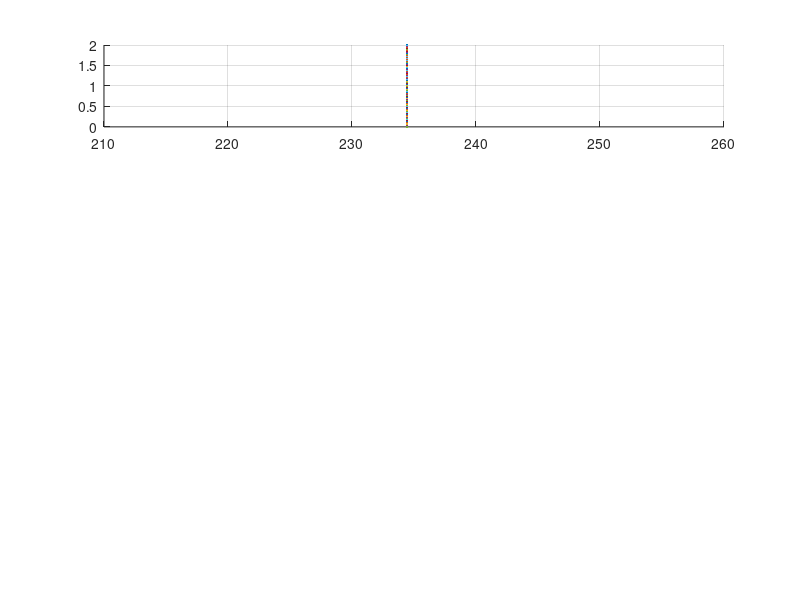

Recreate this plot in MATLAB. (Note: this script raises an error after producing the figure.)
% voltage calculations
Vs = 3.3;
Rp = 500;
Rs = 330;
ADCmax = 1023;
Az = (0:2:360); 
A  = Az / 360;
Rw = 0;
% 
% Vt = Vs * ((Rp *    A)  ./ (Rp *    A  + Rb));
% Vb = Vs * ((Rp * (1-A)) ./ (Rp * (1-A) + Rb));

% worksheet 4/30/22



%% Top formulas
Rt = Rp * Az / 360 ; % Resistor top from azimuth
Vt = Vs .* Rt ./ (Rs + Rt); % voltage reading by resistor top and bottom divider rule
%Vt = Vs * (Rp * Az / 360)  / (Rs + (Rp * Az / 360));  % plug in Rt = F(az), resistor from azimuth
%Vt * (Rs + (Rp * Az / 360)) = Vs * (Rp * Az / 360);   % multiply both sides by denominator
%Vt * Rs + Vt * Rp * Az / 360 = Vs * Rp * Az / 360;    % multiply through by Vt
%Vt * Rs = Vs * Rp * Az / 360 - Vt * Rp * Az / 360;    % Bring Az to one side
%Vs * Rp * Az / 360 - Vt * Rp * Az / 360 = Vt * Rs;    % reverse sides 
%Az * (Vs * Rp / 360 - Vt * Rp / 360) = Vt * Rs;       % factor out Az
%Az * Rp / 360 * (Vs - Vt) = Vt * Rs;                  % factor out Rp/360
%Az * Rp / 360 = Vt * Rs / (Vs - Vt);                  % move (Vs - Vt) to right
%Az = (360 / Rp) * Vt * Rs / (Vs - Vt);                % move Rp / 360 to right
AzTop = 360 / Rp * Rs .* Vt ./ (Vs - Vt);                  % rearrange

%% Bottom formulas, assuming Vwiper = 0
Rb = Rp * (1 - Az / 360);
Vb  = Vs .* Rb                  ./ (Rs + Rb); % V bottom assuming Vwiper = 0
% Vb = Vs * (Rp * (1 - Az / 360)) / (Rs + (Rp * (1 - Az / 360)));           % plug in resistor from azimuth
% Vb * (Rs + (Rp * (1 - Az / 360))) = Vs * (Rp * (1 - Az / 360));           % multiply both sides by denominator
% Vb * (Rs + (Rp - Rp * Az / 360))  = Vs * (Rp - Rp * Az / 360);            % multiply through by Rp
% Vb * Rs + Vb * Rp - Vb * Rp * Az / 360 = Vs * Rp - Vs * Rp * Az / 360));  % multiply through by Vb and Vs
% Vb * Rs + Vb * Rp = Vs * Rp - Vs * Rp * Az / 360 + Vb * Rp * Az / 360;    % move Az to right
% Vb * Rs + Vb * Rp - Vs * Rp = Vb * Rp * Az / 360 - Vs * Rp * Az / 360 ;   % isolate Az on right
% Vb * Rp * Az / 360 - Vs * Rp * Az / 360 = Vb * Rs + Vb * Rp - Vs * Rp;    % swap sides
% Az * (Vb * Rp / 360 - Vs * Rp / 360)    = Vb * Rs + Vb * Rp - Vs * Rp;    % factor out Az
% Az * Rp / 360 * (Vb - Vs)               = Vb * Rs + Vb * Rp - Vs * Rp;    % factor out Rp/360
% Az * (Vb - Vs)              = 360 / Rp * (Vb * Rs + Vb * Rp - Vs * Rp);        % move Rp / 360 to right
% Az * (Vb - Vs)                   = 360 * (Vb * Rs + Vb * Rp - Vs * Rp) / Rp;   % move Rp to end
Az = 360 * (Vb * Rs + Vb .* Rp - Vs * Rp) / (Rp * (Vb - Vs));                    % move (Vb - Vs) to right

ADCt = Vt / Vs * ADCmax;
ADCb = Vb / Vs * ADCmax;

It = (Vs - Vt) / Rs;
Ib = (Vs - Vb) / Rs;

SubPlotCnt = 4;
SubPlotIdx = 1;
figure(1); clf;
subplot(SubPlotCnt, 1, SubPlotIdx); hold on; grid on;

plot(Az, Vt);
plot(Az, Vb);
xlim([ min(Az) max(Az)]);
title('ADC Voltage vs Azimuth');
xlabel('angle (deg)');
ylabel('ADC Voltage');

SubPlotIdx = SubPlotIdx + 1; 
subplot(SubPlotCnt, 1, 2); hold on; grid on;
plot(Az, ADCt);
plot(Az, ADCb);
xlim([ min(Az) max(Az)]);
title('ADC reading vs Azimuth');
xlabel('angle (deg)');
ylabel('ADC reading');

SubPlotIdx = SubPlotIdx + 1; 
subplot(SubPlotCnt, 1, SubPlotIdx); hold on; grid on;
plot(Az, AzTop);
plot(Az, AzBot);
xlim([ min(Az) max(Az)]);
title('ADC calculated vs Azimuth input');
xlabel('angle (deg)');
ylabel('Angle calculated(deg)');

SubPlotIdx = SubPlotIdx + 1; 
subplot(SubPlotCnt, 1, SubPlotIdx); hold on; grid on;
plot(Az, It);
plot(Az, Ib);
plot(Az, It + Ib);
xlim([ min(Az) max(Az)]);
title('Wiper current vs Azimuth input');
xlabel('Wiper current (Amps)');
ylabel('Angle calculated(deg)');


%% Earlier attempts, some successful
%% solve for A interms of Vt and resistor constants
% Vt = Vs * ((Rp * A)  ./ (Rp * A + Rb));
% Vt * (Rp * A + Rb) = Vs * ((Rp * A));  
% Vt * (Rp * A + Rb) = Vs * Rp * A;
% (Rp * A + Rb) = Vs / Vt * Rp * A;
% Rp * A = ((Vs / Vt) * Rp * A) - Rb;
% Rp * A - ((Vs / Vt) * Rp * A) = -Rb;
% ((Vs / Vt) * Rp * A) - (Rp * A) = Rb;
% A * ((Vs / Vt) * Rp) - Rp = Rb;
% A = Rb / (((Vs / Vt) * Rp) - Rp);

%% solve for A in terms of Vb and resistors constants
% Vb * (Rp * (1-A) + Rb) = Vs * ((Rp * (1-A)));
% Vb * (Rp * (1-A) + Rb) = Vs * Rp * (1-A);
% (Rp * (1-A) + Rb) = Vs / Vb * Rp * (1-A);
% (Rp * (1-A)) - ((Vs / Vb) * Rp * (1-A)) = -Rb;
% ((Vs / Vb) * Rp * B) - (Rp * B) = Rb;
%  B * ((Vs / Vb) * Rp) - Rp = Rb;
%  B = Rb / (((Vs / Vb) * Rp) - Rp);
%  1-A = Rb / (((Vs / Vb) * Rp) - Rp);
%  -A = Rb / (((Vs / Vb) * Rp) - Rp)-1;
%  A = 1 - (Rb / (((Vs / Vb) * Rp) - Rp));

%% Include effects of wiper contact resistance
% 
% Vt = Vs - (It .* (Rb + Rp .*      A  + Rw));
% Vb = Vs - (Ib .* (Rb + Rb .* (1 - A) + Rw));

% Vw = Iw .* Rw;
% Iw = Vw ./ Rw;

% It = (Vs - Vw) ./ (Rb + Rp .*      A);
% Ib = (Vs - Vw) ./ (Rb + Rp .* (1 - A));

% Vt, Vb  is Vs less voltage drop across Rb
% Vt = Vs - (It * Rb);
% Vb = Vs - (Ib * Rb);

% plugging It, Ib into voltage equation
% Vt = Vs - ((Rb * (Vs - Vw)) / (Rb + Rp *      A));
% Vb = Vs - ((Rb * (Vs - Vw)) / (Rb + Rp * (1 - A)));

% 
% Vt = Vs - (Rb * Vs - Rb * Vw) / (Rb + Rp *      A);
%Vb = Vs - (Rb * Vs - Rb * Vw) / (Rb + Rp * (1 - A));

% right hand side is same for both
% Vt * (Rb + Rp *      A)  = Vs - (Rb * Vs - Rb * Vw);
% Vb * (Rb + Rp * (1 - A)) = Vs - (Rb * Vs - Rb * Vw);

% Vt * (Rb + Rp * A) = Vb * (Rb + Rp * (1 - A));
% Vt * Rb + Vt * Rp * A = Vb * Rb + Vb * Rp * (1 - A);
% Vt * Rb = Vb * Rb + Vb * Rp * (1 - A) - (Vt * Rp * A);
% Vt * Rb - (Vb * Rb) = Vb * Rp * (1 - A) - (Vt * Rp * A);
% Rb * (Vt - Vb) = Vb * Rp * (1 - A) - (Vt * Rp * A);
% Rb * (Vt - Vb) = Rp * (Vb * (1 - A)) - (Vt * A);
% Rb / Rp * (Vt - Vb) = (Vb * (1 - A)) - (Vt * A);
% Rb / Rp * (Vt - Vb) = Vb  - Vb * A - Vt * A;
% Rb / Rp * (Vt - Vb) = Vb  - A * (Vb - Vt);
% Rb / Rp * (Vt - Vb) = Vb  + A * (Vt - Vb);
% (Rb / Rp * (Vt - Vb)) - Vb = A * (Vt - Vb);
% ((Rb / Rp * (Vt - Vb)) - Vb) / (Vt - Vb) = A;
%A = ((Rb / Rp * (Vt - Vb)) - Vb) / (Vt - Vb);
%A = (Rb / Rp  - Vb) ./ (Vt - Vb);

%% per Kichoff example
% Vs = Vb + Vp(  A) + Vw
% Vs = Vb + Vp(1-A) + Vw
% Vs = It * Rb + It * Rp *     A ) + Iw * Rw;
% Vs = Ib * Rb + Ib * Rp * (1 -A)) + Iw * Rw;

% Vs = It * Rb + It * Rp *     A ) + (It + Ib) * Rw;
% Vs = Ib * Rb + Ib * Rp * (1 -A)) + (It + Ib) * Rw;


%  It * Rb  +  It * Rp * A  + (It + Ib) * Rw        =  Ib * Rb  + (Ib * Rp * (1 - A))     + (It + Ib) * Rw;
% (It * Rb) + (It * Rp * A) + (It * Rw) + (Ib * Rw) = (Ib * Rb) +  Ib * Rp - Ib * Rp * A  + (It * Rw) + (Ib * Rw);
% (It * Rb) + (It * Rp * A)                         = (Ib * Rb) +  Ib * Rp - Ib * Rp * A                         ;
